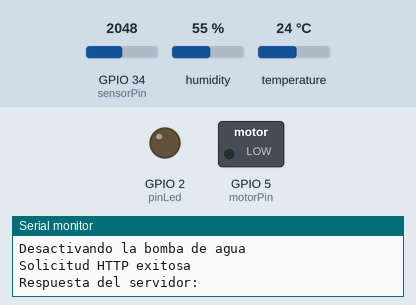
This program was run on a simulated ESP32. Parts: switched loads named in the program (green lamp = pin HIGH), output pins drawn as LEDs (lit = HIGH), the last lines printed to the serial monitor. The inputs (shaded band) are chosen by the test bench; at power-on: GPIO 34 (sensorPin) = 2048, humidity 55 %, temperature 24 °C. WiFi joins after 1.5 s; servers stay silent unless stated; uploads are accepted with an empty reply.

Above: at 3.2 s.
3.3 s: GPIO 34 (sensorPin) set to 3231
10.7 s: GPIO 34 (sensorPin) set to 3318
At 15.6 s:
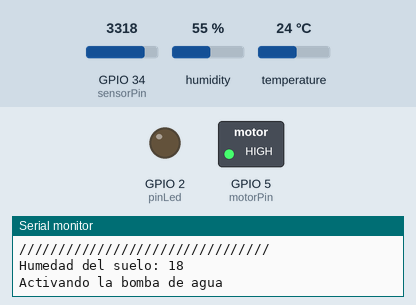
24.4 s: GPIO 34 (sensorPin) set to 2866
At 25.1 s:
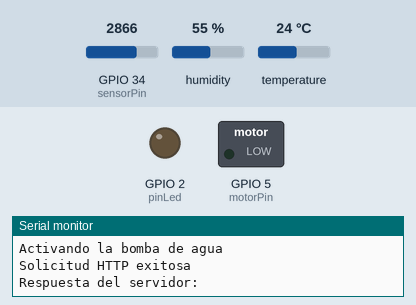
31.8 s: GPIO 34 (sensorPin) set to 3603
At 36.5 s:
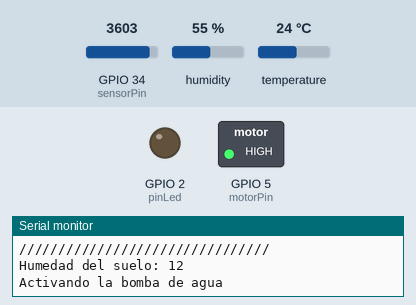
Timing chart, 0 to 45.3 s (numbered marks = the images above; inputs shaded):
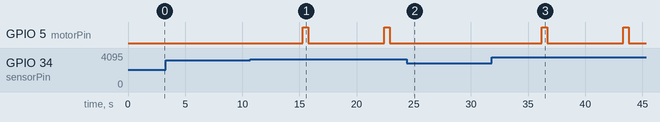

Measured:
- the behaviour switches between 3276 and 3277 on GPIO 34 (sensorPin) (found by bisection; images 0 and 1)
- after the input at 10.7 s, GPIO 5 (motorPin): alternates HIGH for 0.50 s and LOW for 6.6 s, starting after 4.6 s
- after the input at 24.4 s, GPIO 5 (motorPin): stays LOW (without the input it goes to HIGH after 5.1 s)
- after the input at 31.8 s, GPIO 5 (motorPin): alternates HIGH for 0.50 s and LOW for 6.6 s, starting after 4.4 s

The program:

main.cpp
```cpp
#include <WiFi.h>
#include <HTTPClient.h>
#include <ArduinoJson.h>
#include <DHT.h>

#define DHTPIN 35
#define DHTTYPE DHT11

const char* ssid = "iPhone de Luis Gustavo";
const char* password = "Contra.12345";
const char* serverURL = "https://djangoiot.onrender.com/control_estado/iluminacion/";

bool estadoiluminacion;

const int sensorPin = 34;
const int motorPin = 5;
const int humedadUmbral = 20;
const int pinLed = 2;

//////  Definicion de objetos //////
DHT dht(DHTPIN, DHTTYPE);

//////  Funciones de comunicación con aplicación Django  //////
void enviarDatos(const String& nombre_sensor, int valor);
bool obtenerEstadoControl();

//////  Funciones de control con sensores //////
void riegoSuelo();
void temp();
void cambiaEstado();

////////////////////////  Bloque principal  /////////////////////////
void setup() {
  Serial.begin(115200);
  pinMode(sensorPin, INPUT_PULLDOWN);
  pinMode(motorPin, OUTPUT);
  pinMode(pinLed, OUTPUT);

  dht.begin();

  //////
  WiFi.begin(ssid, password);
  while (WiFi.status() != WL_CONNECTED) {
    delay(1000);
    Serial.println("Conectando a WiFi...");
  }
  Serial.println("Conectado a la red WiFi");
}

void loop() {

  Serial.println("////////////////////////////////");
  Serial.println("Estado del control iluminacion es: " + String(estadoiluminacion));
  Serial.println("////////////////////////////////");
  riegoSuelo();
  temp();
  cambiaEstado();
  delay(1000);
}
////////////////////////////////////////////////////////////////////

//////  Definición de funciones //////
void cambiaEstado(){
  estadoiluminacion = obtenerEstadoControl();
  digitalWrite(pinLed,estadoiluminacion);
}

void temp(){
  float temperatura = dht.readTemperature();
  Serial.print("Temperatura: ");
  Serial.println(temperatura);

  // Verificar si la lectura fue exitosa
  if (!isnan(temperatura)) {
    Serial.print("Temperatura: ");
    Serial.print(temperatura);
    Serial.println(" °C");
    enviarDatos("temperatura", temperatura);
  } else {
    Serial.println("Error al leer la temperatura");
  }
  // En la plataforma analiza el valor, por encima de 40 grados, se enviará
  // un correo al usuario.
}

void riegoSuelo(){
  int humedadSuelo = analogRead(sensorPin);
  int mapeado = map(humedadSuelo,4095,0,0,100);
  Serial.print("Humedad del suelo: ");
  Serial.println(mapeado);

  if (mapeado < humedadUmbral) {
    // Si la humedad es menor que el umbral, activar la bomba
    digitalWrite(motorPin, 1);
    Serial.println("Activando la bomba de agua");
    delay(500);
    digitalWrite(motorPin, 0);
  } else {
    // Si la humedad es suficiente, apagar la bomba
    digitalWrite(motorPin, 0);
    Serial.println("Desactivando la bomba de agua");
  }

  enviarDatos("humedad", mapeado);

  delay(5000);
}

void enviarDatos(const String& nombre_sensor, int valor) {
  if (WiFi.status() != WL_CONNECTED) {
    Serial.println("No hay conexión WiFi");
    return;
  }

  HTTPClient http;
  http.begin("https://djangoiot.onrender.com/recibirDatos/");
  http.addHeader("Content-Type", "application/json");

  String jsonPayload = "{\"nombre_sensor\":\"" + nombre_sensor + "\",\"valor\":" + String(valor) + "}";

  int httpCode = http.POST(jsonPayload);

  if (httpCode == HTTP_CODE_OK) {
    Serial.println("Solicitud HTTP exitosa");
    String payload = http.getString();
    Serial.println("Respuesta del servidor:");
    Serial.println(payload);
  } else if (httpCode == HTTP_CODE_MOVED_PERMANENTLY || httpCode == HTTP_CODE_FOUND) {
    // Manejar redirección manualmente
    String newLocation = http.header("Location");
    Serial.println("Redireccionando a: " + newLocation);

    http.end(); // Cerrar la conexión actual

    // Hacer una nueva solicitud a la ubicación redirigida
    http.begin(newLocation);
    http.addHeader("Content-Type", "application/json");
    httpCode = http.POST(jsonPayload);

    if (httpCode == HTTP_CODE_OK) {
      Serial.println("Solicitud HTTP exitosa después de redireccionamiento");
      String payload = http.getString();
      Serial.println("Respuesta del servidor:");
      Serial.println(payload);
    } else {
      Serial.println("Error en la solicitud HTTP después de redireccionamiento");
      Serial.println("Código de respuesta HTTP: " + String(httpCode));
    }
  } else {
    Serial.println("Error en la solicitud HTTP");
    Serial.println("Código de respuesta HTTP: " + String(httpCode));
  }

  http.end();
}

bool obtenerEstadoControl() {
  if (WiFi.status() != WL_CONNECTED) {
    Serial.println("No hay conexión WiFi");
    //return;
  }

  HTTPClient http;
  http.begin(serverURL);

  int httpCode = http.GET();

  if (httpCode == HTTP_CODE_OK) {
    Serial.println("Solicitud HTTP exitosa");
    DynamicJsonDocument jsonDoc(1024);
    DeserializationError error = deserializeJson(jsonDoc, http.getString());

    if (error) {
      Serial.println("Error al analizar el JSON");
      //return;
    }

    String nombre = jsonDoc["nombre"];
    bool estado = jsonDoc["estado"];
    estadoiluminacion = estado;
    Serial.println("Nombre del control: " + nombre);
    Serial.println("Estado del control: " + String(estado ? "Encendido" : "Apagado"));
  } else {
    Serial.println("Error en la solicitud HTTP");
    Serial.println("Código de respuesta HTTP: " + String(httpCode));
  }

  http.end();

  return estadoiluminacion;
}
```
